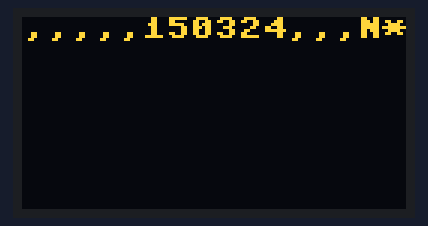
The program below on a simulated Raspberry Pi Pico running MicroPython. On the bench: 128×64 one-colour display. The OLED is the two-colour kind (top 16 rows yellow); the GPS gets a fix after 3 s at 37.7749, -122.4194 with 8 satellites. At 2.1 s the program stops and its outputs stay as they are.

Above: at 2.1 s.

The program:

gps_simple.py
```python
import ssd1306
from machine import Pin, I2C, UART
from time import time,sleep


vext = Pin(21, Pin.OUT)
vext.value(0)
sleep(0.2)
rst = Pin(16, Pin.OUT)
rst.value(1)
sleep(1)
Pin(16,Pin.OUT,value=1)
#led = Pin(25,Pin.OUT,value=1)
scl = Pin(15,Pin.OUT,Pin.PULL_UP)
sda = Pin(4,Pin.OUT,Pin.PULL_UP)
i2c = I2C(sda=sda,scl=scl,freq=450000)
display = ssd1306.SSD1306_I2C(128, 64, i2c)

# inicializacion de GPS:
uart = UART(2, 9600)
uart.init(9600, bits=8, parity=None, stop=1,tx=17,rx=5) # se escogen dichos pines para no tener conflicto con oled

#test = b'$GPRMC,171930.000,A,3844.7576,S,07236.9225,W,0.41,183.71,160119,,,A*6F\r\n'
#test = test.decode("utf-8")

# Datos de Gps
while True:
    posicion = uart.readline()
    if(posicion==None):
        continue
    posicion = posicion.decode("utf-8") # esto es equivalente a str() en py2
    indicador = posicion.split(',')
    if(indicador[0]=='$GPGGA'):
        posicion=posicion[18:42]
        break
    if(indicador[0]=='$GPRMC'):
        posicion=posicion[20:44]
        break

display.fill(0)
display.text(posicion, 0, 0)
display.show()
```
